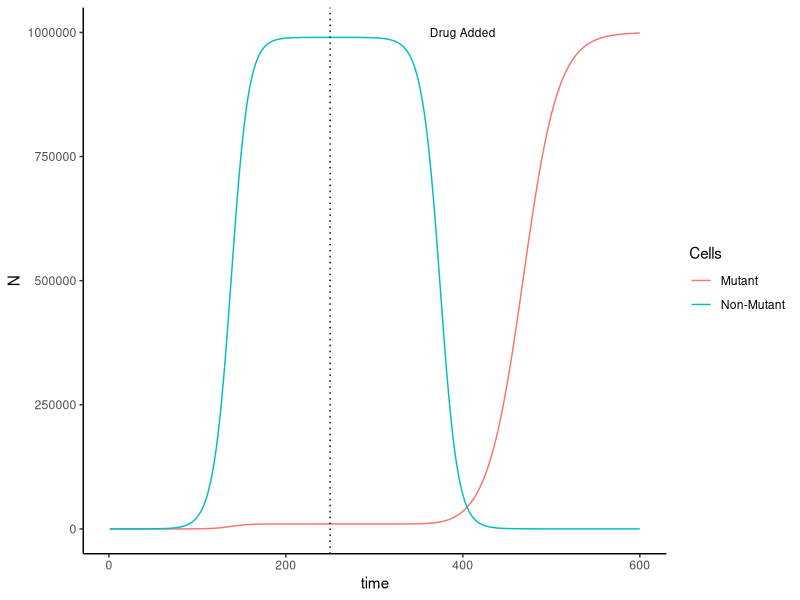

Generate this figure with R:
# Exercise 11

# 1. cancer cell model
#Nt+1=Nt+rN*Nt*(1-(Nt+Mt)/K)
#Mt+1=Mt+rM*Mt*(1-(Nt+Mt)/K)

# Set initial conditions
r=0.1 #normal growth rate of cells both rM and rN
K=1000000 #carrying capacity
N0=2 #original population number
time=600 

#output for loop
N=numeric(length=length(1:time))
M=numeric(length=length(1:time))
N[1]=N0 #set initial population of non-mutants

#find at what time there are 100 cells
#for loop with just non-mutant population
for (i in 2:length(1:time)){
  N[i]=N[i-1]+r*N[i-1]*(1-(N[i-1]+M[i-1])/K)
}

#make data frame to find time
find100=data.frame(time=1:time,N=N,Cells="Non-Mutant")

#find time where first reaches 100
head(find100[find100$N>99,])

#time=42 when reaches 100 and mutation occurs
M[42]=1

#for loop to make values for graph
for (i in 2:length(1:time)){
  # at N=100, mutant cells start to grow
  if (i>42 & i<250){
    M[i]=M[i-1]+r*M[i-1]*(1-(N[i-1]+M[i-1])/K) 
    N[i]=N[i-1]+r*N[i-1]*(1-(N[i-1]+M[i-1])/K)
    # after reach equilibrium, introduce drug
  }else if (i>250){
    # set as previous value so M doesn't go to 0
    M[250]=9944.072
    # growth rate of mutants is half
    M[i]=(M[i-1]+0.5*r*M[i-1]*(1-(N[i-1]+M[i-1])/K)) 
    # growth rate of non-mutants is -r
    N[i]=N[i-1]+(-r)*N[i-1]*(1-(N[i-1]+M[i-1])/K) 
  # in the beginning, only non-mutant cells grow 
  }else{
    N[i]=N[i-1]+r*N[i-1]*(1-(N[i-1]+M[i-1])/K)
  }
}

#read in ggplot
library(ggplot2)

#make data frame for graph
simN=data.frame(time=1:time,N=N,Cells="Non-Mutant")
simM=data.frame(time=1:time,N=M,Cells="Mutant")

#combine to one data frame
dat=rbind(simN,simM)

#make line graph
ggplot(data=dat,aes(x=time,y=N))+
  geom_line(aes(color=Cells))+
  geom_vline(xintercept=250,linetype="dotted")+
  annotate("text",x=400,y=1000000,label="Drug Added",size=3)+
  theme_classic()

